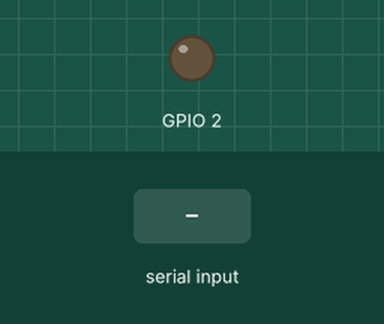
This sketch was run on a simulated ESP32. Parts: output pins drawn as LEDs (lit = HIGH). The inputs (shaded band) are chosen by the test bench.

Above: at 1.2 s.
1.3 s: "a" received over Serial
At 2.0 s:
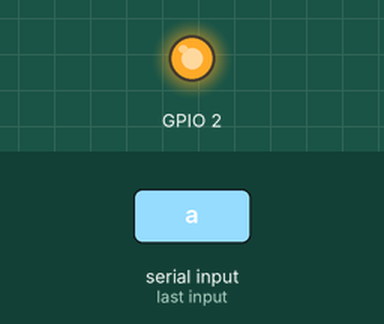
2.8 s: "b" received over Serial
At 3.2 s:
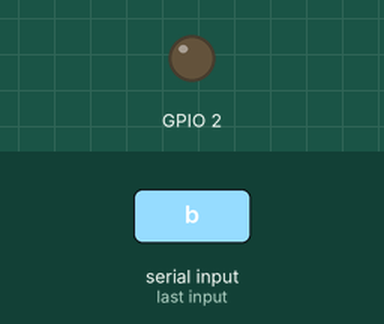
Timing chart, 0 to 5.8 s (numbered marks = the images above; inputs shaded):
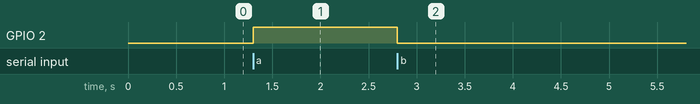

Measured:
- after the input at 1.3 s, GPIO 2: LOW → HIGH at once
- after the input at 2.8 s, GPIO 2: HIGH → LOW at once

The sketch:

serialNode.ino
```cpp
void setup() {
  pinMode(2, OUTPUT);
  Serial.begin(9600);
}

void loop() {
  while(Serial.available()>0){
    char c;
    c = Serial.read();
    switch(c){
      case 'a':
        digitalWrite(2, HIGH);
        break;
      case 'b':
        digitalWrite(2, LOW);
        break;
    }
  }

}
```
